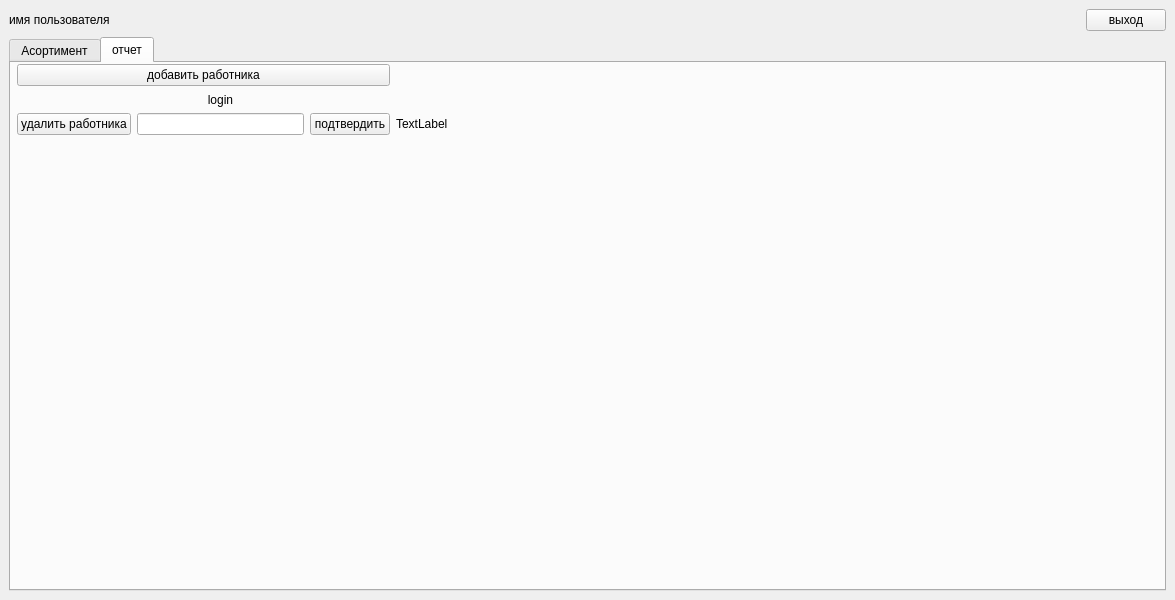
<?xml version="1.0" encoding="UTF-8"?>
<ui version="4.0">
 <class>MainWindow</class>
 <widget class="QMainWindow" name="MainWindow">
  <property name="geometry">
   <rect>
    <x>0</x>
    <y>0</y>
    <width>1175</width>
    <height>600</height>
   </rect>
  </property>
  <property name="windowTitle">
   <string>MainWindow</string>
  </property>
  <widget class="QWidget" name="centralwidget">
   <layout class="QGridLayout" name="gridLayout">
    <item row="0" column="1">
     <spacer name="horizontalSpacer">
      <property name="orientation">
       <enum>Qt::Horizontal</enum>
      </property>
      <property name="sizeHint" stdset="0">
       <size>
        <width>40</width>
        <height>20</height>
       </size>
      </property>
     </spacer>
    </item>
    <item row="0" column="0">
     <widget class="QLabel" name="label">
      <property name="text">
       <string>имя пользователя</string>
      </property>
     </widget>
    </item>
    <item row="0" column="2">
     <widget class="QPushButton" name="pushButton">
      <property name="text">
       <string>выход</string>
      </property>
     </widget>
    </item>
    <item row="1" column="0" colspan="3">
     <widget class="QTabWidget" name="tabWidget">
      <property name="currentIndex">
       <number>1</number>
      </property>
      <widget class="QWidget" name="tab">
       <attribute name="title">
        <string>Асортимент</string>
       </attribute>
       <layout class="QGridLayout" name="gridLayout_3">
        <item row="2" column="2">
         <widget class="QLabel" name="label_2">
          <property name="text">
           <string>количество на складе</string>
          </property>
          <property name="alignment">
           <set>Qt::AlignCenter</set>
          </property>
         </widget>
        </item>
        <item row="3" column="3">
         <widget class="QLineEdit" name="lineEdit"/>
        </item>
        <item row="2" column="5">
         <widget class="QLabel" name="label_5">
          <property name="text">
           <string>габариты</string>
          </property>
          <property name="alignment">
           <set>Qt::AlignCenter</set>
          </property>
         </widget>
        </item>
        <item row="3" column="4">
         <widget class="QLineEdit" name="lineEdit_2"/>
        </item>
        <item row="2" column="3">
         <widget class="QLabel" name="label_3">
          <property name="text">
           <string>цена закупки</string>
          </property>
          <property name="alignment">
           <set>Qt::AlignCenter</set>
          </property>
         </widget>
        </item>
        <item row="2" column="0">
         <widget class="QLabel" name="label_11">
          <property name="text">
           <string>id</string>
          </property>
          <property name="alignment">
           <set>Qt::AlignCenter</set>
          </property>
         </widget>
        </item>
        <item row="3" column="0">
         <widget class="QLineEdit" name="lineEdit_7"/>
        </item>
        <item row="3" column="5">
         <widget class="QLineEdit" name="lineEdit_3"/>
        </item>
        <item row="2" column="4">
         <widget class="QLabel" name="label_4">
          <property name="text">
           <string>поставщик</string>
          </property>
          <property name="alignment">
           <set>Qt::AlignCenter</set>
          </property>
         </widget>
        </item>
        <item row="0" column="0" colspan="12">
         <widget class="QTableWidget" name="tableWidget"/>
        </item>
        <item row="3" column="9">
         <widget class="QPushButton" name="pushButton_2">
          <property name="text">
           <string>добавить</string>
          </property>
         </widget>
        </item>
        <item row="3" column="2">
         <widget class="QLineEdit" name="lineEdit_5"/>
        </item>
        <item row="2" column="1">
         <widget class="QLabel" name="label_10">
          <property name="text">
           <string>название товара</string>
          </property>
         </widget>
        </item>
        <item row="3" column="1">
         <widget class="QLineEdit" name="lineEdit_6"/>
        </item>
        <item row="3" column="10">
         <widget class="QPushButton" name="pushButton_4">
          <property name="text">
           <string>удалить</string>
          </property>
         </widget>
        </item>
        <item row="3" column="11">
         <widget class="QPushButton" name="pushButton_5">
          <property name="text">
           <string>найти</string>
          </property>
         </widget>
        </item>
       </layout>
      </widget>
      <widget class="QWidget" name="tab_2">
       <attribute name="title">
        <string>отчет</string>
       </attribute>
       <widget class="QWidget" name="gridLayoutWidget">
        <property name="geometry">
         <rect>
          <x>6</x>
          <y>1</y>
          <width>431</width>
          <height>71</height>
         </rect>
        </property>
        <layout class="QGridLayout" name="gridLayout_2">
         <item row="2" column="3">
          <widget class="QLabel" name="label_7">
           <property name="text">
            <string>TextLabel</string>
           </property>
          </widget>
         </item>
         <item row="2" column="2">
          <widget class="QPushButton" name="pushButton_10">
           <property name="text">
            <string>подтвердить</string>
           </property>
          </widget>
         </item>
         <item row="2" column="0">
          <widget class="QPushButton" name="pushButton_9">
           <property name="text">
            <string>удалить работника</string>
           </property>
          </widget>
         </item>
         <item row="2" column="1">
          <widget class="QLineEdit" name="lineEdit_4"/>
         </item>
         <item row="0" column="0" colspan="3">
          <widget class="QPushButton" name="pushButton_8">
           <property name="text">
            <string>добавить работника</string>
           </property>
          </widget>
         </item>
         <item row="1" column="1">
          <widget class="QLabel" name="label_6">
           <property name="text">
            <string>login</string>
           </property>
           <property name="alignment">
            <set>Qt::AlignCenter</set>
           </property>
          </widget>
         </item>
        </layout>
       </widget>
      </widget>
     </widget>
    </item>
   </layout>
  </widget>
 </widget>
 <resources/>
 <connections/>
</ui>
